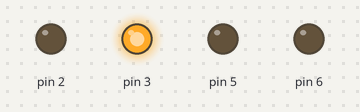
This sketch was run on a simulated Arduino Uno, built with avr-gcc and run on an emulated ATmega328P. Parts: output pins drawn as LEDs (lit = HIGH).

Above: at 0.1 s.
Timing chart, 0 to 1.6 s (numbered marks = the images above):
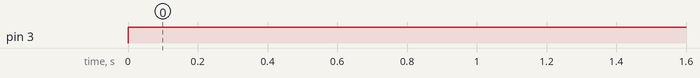

The sketch:

Moter_Contrall.ino
```cpp
void setup() {
  pinMode(2,OUTPUT);//1st moter
  pinMode(3,OUTPUT);//1st moter
   pinMode(5,OUTPUT);//2nd moter
    pinMode(6,OUTPUT);//2nd moter

}

void loop() {
  digitalWrite(2,LOW);
   digitalWrite(3,HIGH);

}
```

Measured:
- by itself, pin 3: LOW → HIGH at 0.00 s
